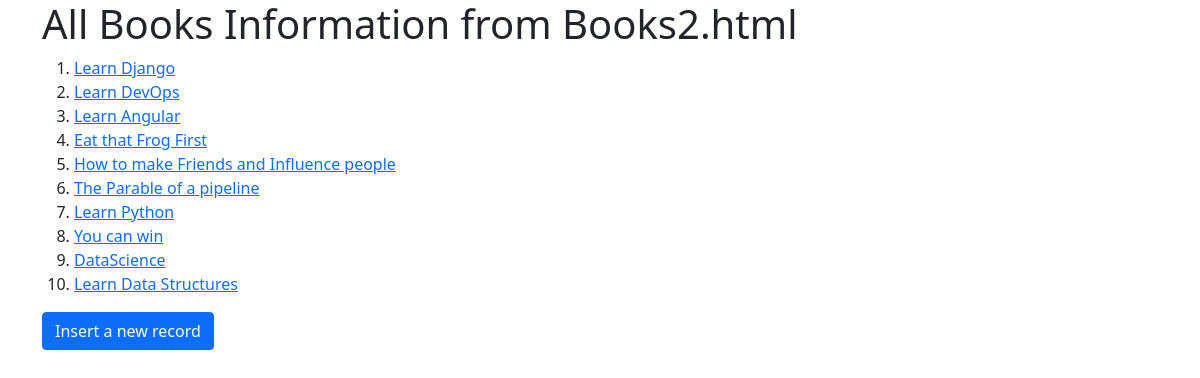
/list2/, run on the app's committed database.
### testapp/models.py (models this page shows, shortened)
class Book(models.Model):
    title = models.CharField(max_length=300)
    author = models.CharField(max_length=30)
    pages = models.IntegerField()
    price = models.FloatField()

### testapp/views.py (the view)
# urls.py: path('list2/', views.BookListView2.as_view(),name='listbooks'),
class BookListView2(ListView):
    model = Book
    template_name = 'testapp/books2.html'
    context_object_name = 'books'

### templates/testapp/books2.html (shortened to what this page needs)
<!DOCTYPE html>
<html lang="en" dir="ltr">
  <head>
    <link href="https://cdn.jsdelivr.net/npm/bootstrap@5.0.2/dist/css/bootstrap.min.css" rel="stylesheet">
  </head>
  <body>
    <div class="container" aling='center'>
      <h1>All Books Information from Books2.html</h1>
      <ol>
        {% for book in books %}
        <li> <a href="/{{book.id}}">{{book.title}}</a></li>
        {% endfor %}
      </ol>
      <a href="/create" class="btn btn-primary">Insert a new record</a>
    </div>
  </body>
</html>

### data on the page
Book: title "Learn Django"
Book: title "Learn DevOps"
Book: title "Learn Angular"
Book: title "Eat that Frog First"
Book: title "How to make Friends and Influence people"
Book: title "The Parable of a pipeline"
Book: title "Learn Python"
Book: title "You can win"
Book: title "DataScience"
Book: title "Learn Data Structures"
